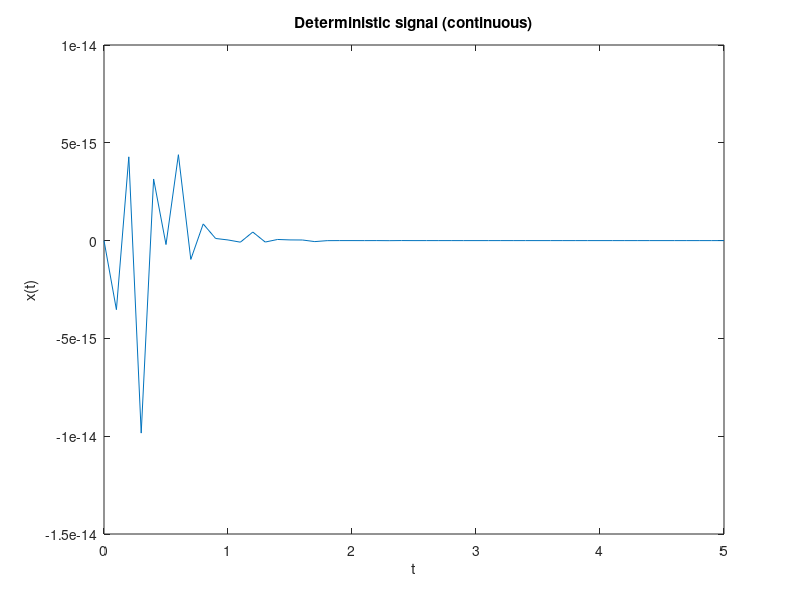

MATLAB code for this plot:
t = 0 : 0.1 : 5;
x = 5 * exp(-5 * t).*sin(50 * pi * t);
plot(t, x);
xlabel('t');
ylabel('x(t)');
title('Deterministic signal (continuous)');